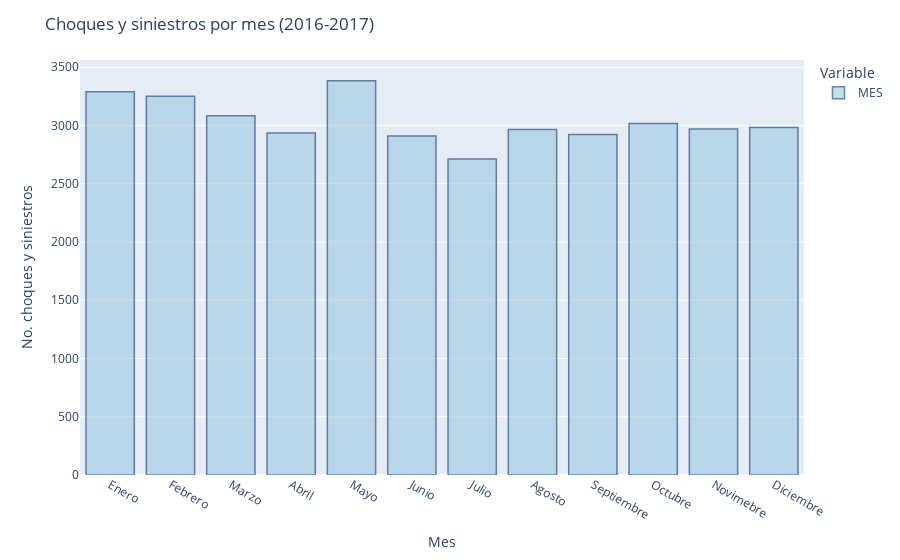

This figure's notebook cell:
### Code cell
fig = px.bar(freq_mon_tyc,
                    labels={
                     "index": "Mes",
                     "value": "No. choques y siniestros",
                     "variable": "Variable"
                 })

fig.update_traces(marker_color='rgb(158,202,225)', marker_line_color='rgb(8,48,107)',
                  marker_line_width=1.5, opacity=0.6)

fig.update_layout(title_text='Choques y siniestros por mes (2016-2017)')

fig.show()

### Figure 1 — Plotly figure (JSON) as saved in the notebook; plotly's stock layout.template omitted (floating-point values rounded to 4 significant figures)
{"data": [{"alignmentgroup": "True", "hovertemplate": "Variable=MES<br>Mes=%{x}<br>No. choques y siniestros=%{y}<extra></extra>", "legendgroup": "MES", "marker": {"color": "rgb(158,202,225)", "line": {"color": "rgb(8,48,107)", "width": 1.5}}, "name": "MES", "offsetgroup": "MES", "opacity": 0.6, "orientation": "v", "showlegend": true, "textposition": "auto", "type": "bar", "x": ["Enero", "Febrero", "Marzo", "Abril", "Mayo", "Junio", "Julio", "Agosto", "Septiembre", "Octubre", "Novimebre", "Diciembre"], "xaxis": "x", "y": [3290, 3251, 3084, 2936, 3384, 2909, 2712, 2965, 2923, 3016, 2970, 2982], "yaxis": "y"}], "layout": {"barmode": "relative", "legend": {"title": {"text": "Variable"}, "tracegroupgap": 0}, "margin": {"t": 60}, "title": {"text": "Choques y siniestros por mes (2016-2017)"}, "xaxis": {"anchor": "y", "domain": [0, 1], "title": {"text": "Mes"}}, "yaxis": {"anchor": "x", "domain": [0, 1], "title": {"text": "No. choques y siniestros"}}}}
